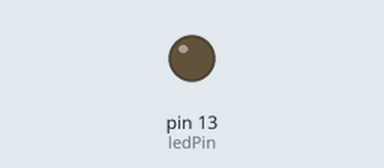
Simulated run of this sketch. Board: Arduino Uno, built with avr-gcc and run on an emulated ATmega328P. Parts: output pins drawn as LEDs (lit = HIGH).

Above: at 0.05 s.
At 0.25 s:
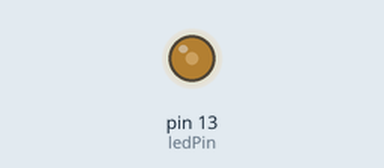
At 0.55 s:
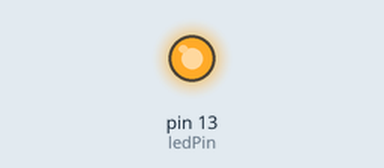
Timing chart, 0 to 5.9 s (numbered marks = the images above):
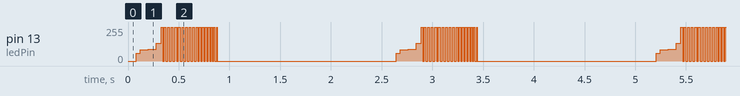

Measured:
- by itself, pin 13 (ledPin): moves between 0/255 and 255/255, repeating every 2.6 s

The sketch:

warm_blink.ino
```cpp
int counter = 1;
int ledPin = 13;
int dir = 1;

void setup() {
  pinMode(ledPin, OUTPUT);
}

void loop() {
  warmBlink();
  delay(1500);
}

void warmBlink() {
  counter = 1;
  while (counter > 0) {
    counter += dir * 1;
    blink_for(counter);
    delay(17);
    if (counter == 20) {
      dir = -1;
    } else if (counter == 0) {
      dir = 1;
    }
  }
}

void blink_for(int t) {
  digitalWrite(ledPin, HIGH);
  delay(t);
  digitalWrite(ledPin, LOW);
}
```
